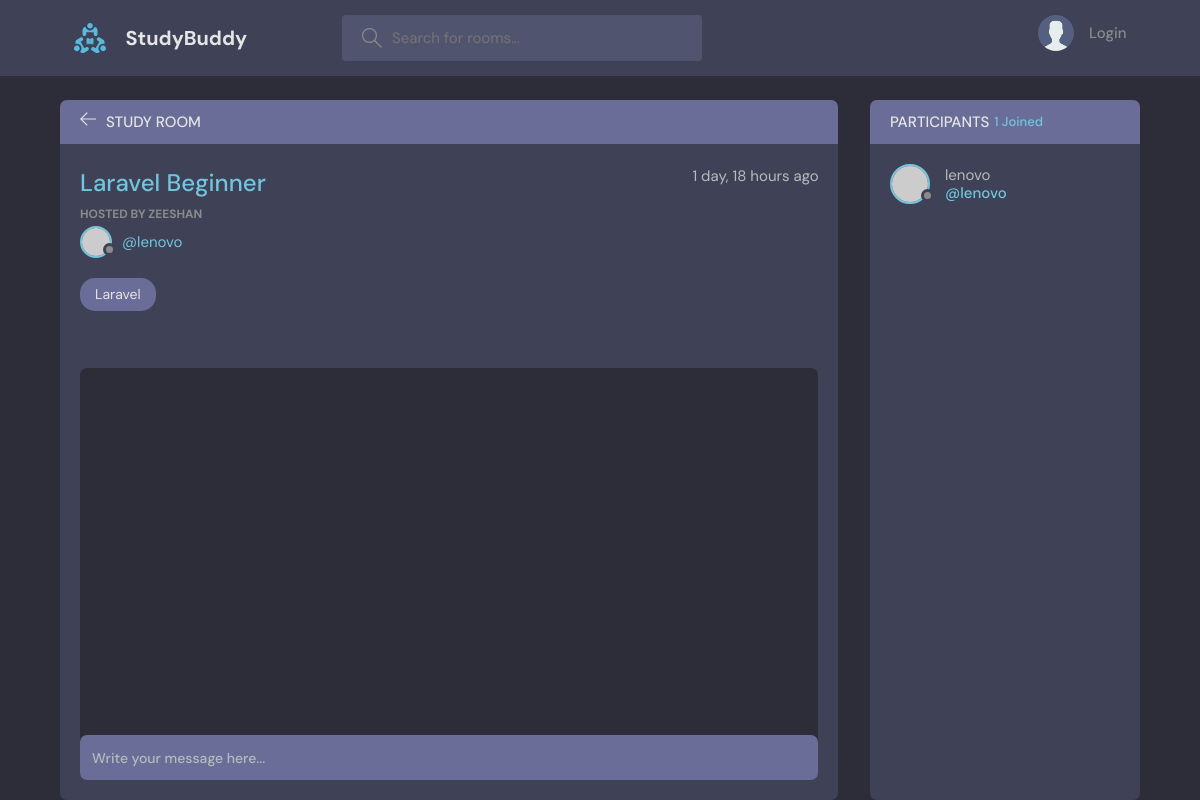
The app's page /room/21/ with its own data.
### base/models.py (models this page shows, shortened)
class Room(models.Model):
    host = models.ForeignKey(User, on_delete=models.SET_NULL, null=True)
    topic = models.ForeignKey(Topic, on_delete=models.SET_NULL, null=True)
    name = models.CharField(max_length=200)
    description = models.TextField(null=True, blank=True)
    participants = models.ManyToManyField(User, related_name="participants", blank=True)
    updated = models.DateTimeField(auto_now=True)
    created = models.DateTimeField(auto_now_add=True)
    class Meta:
        ordering = ["-updated", "-created"]

class Topic(models.Model):
    name = models.CharField(max_length=200)
    def __str__(self):
        return self.name

### base/views.py (the view)
# urls.py: path("room/<str:pk>/", views.room, name="room"),
def room(request, pk):
    room = Room.objects.get(id=pk)
    room_messages = room.message_set.all().order_by("-created")
    participants = room.participants.all()
    if request.method == "POST":
        message = Message.objects.create(
            user=request.user, room=room, body=request.POST.get("body")
        )
        room.participants.add(request.user)
        return redirect("room", pk=room.id)
    context = {
        "room": room,
        "room_messages": room_messages,
        "participants": participants,
    }
    return render(request, "base/room.html", context)

### base/templates/base/room.html (shortened to what this page needs)
{% extends 'main.html' %}
{% block content %}
<main class="profile-page layout layout--2">
  <div class="container">
    <div class="room">
      <div class="room__top">
        <div class="room__topLeft">
          <a href="{% url 'home' %}">
            <svg version="1.1" xmlns="http://www.w3.org/2000/svg" width="32" height="32" viewBox="0 0 32 32">
              <title>arrow-left</title>
              <path
                d="M13.723 2.286l-13.723 13.714 13.719 13.714 1.616-1.611-10.96-10.96h27.625v-2.286h-27.625l10.965-10.965-1.616-1.607z">
              </path>
            </svg>
          </a>
          <h3>Study Room</h3>
        </div>
      </div>
      <div class="room__box scroll">
        <div class="room__header scroll">
          <div class="room__info">
            <h3>{{room.name}}</h3>
            <span>{{room.created|timesince}} ago</span>
          </div>
          <div class="room__hosted">
            <p>Hosted By Zeeshan</p>
            <a href="{% url 'user-profile' room.host.id %}" class="room__author">
              <div class="avatar avatar--small">
                <img src="https://randomuser.me/api/portraits/men/37.jpg" />
              </div>
              <span>@{{room.host.username}}</span>
            </a>
          </div>
          <span class="room__topics">{{room.topic}}</span>
        </div>
        <div class="room__conversation">
          <div class="threads scroll">
          </div>
        </div>
      </div>
      <div class="room__message">
        <form method="POST" action="">
          <input name="body" placeholder="Write your message here..." />
        </form>
      </div>
    </div>
    <div class="participants">
      <h3 class="participants__top">Participants <span>{{participants.count}} Joined</span></h3>
      <div class="participants__list scroll">
        {% for user in participants %}
        <a href="{url 'user-profile' user.id}" class="participant">
          <div class="avatar avatar--medium">
            <img src="https://randomuser.me/api/portraits/men/37.jpg" />
          </div>
          <p>
            {{user.username}}
            <span>@{{user.username}}</span>
          </p>
        </a>
        {%endfor%}
      </div>
    </div>
  </div>
</main>
</body>
</html>
{% endblock content %}

### records on screen
Room: name "Laravel Beginner", created "1 day, 18 hours", host.username "lenovo", topic "Laravel"

### other values on screen
{{ participants.count }} "1"
{{ user.username }} "lenovo"
